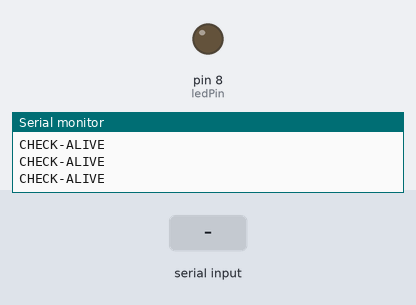
A sketch run on a simulated Arduino Uno, built with avr-gcc and run on an emulated ATmega328P. Shown: output pins drawn as LEDs (lit = HIGH), the last lines printed to the serial monitor. The inputs (shaded band) are chosen by the test bench.

Above: at 1.2 s.
1.3 s: "VERIFY-ALIVE\n" received over Serial
2.8 s: "turn led on\n" received over Serial
At 3.9 s:
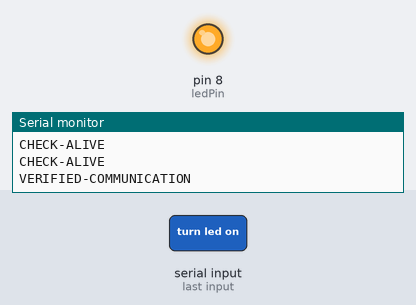
4.3 s: "turn led off\n" received over Serial
At 5.1 s:
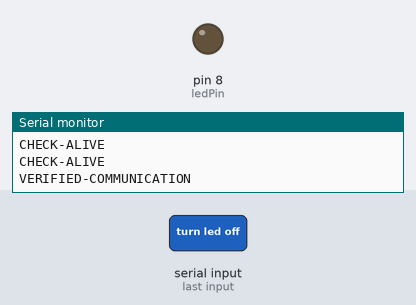
Timing chart, 0 to 7.3 s (numbered marks = the images above; inputs shaded):
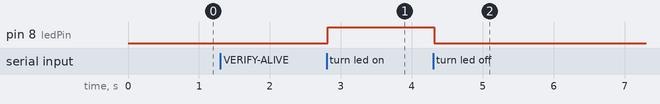

Measured:
- after the input at 2.8 s, pin 8 (ledPin): LOW → HIGH at once
- after the input at 4.3 s, pin 8 (ledPin): HIGH → LOW at once

The sketch:

communication.ino
```cpp
#include "./Protocol.h"

int buttonPressed = 0;
int lastButtonState = 0;
int readingButtonState = 0;
unsigned long lastDebounceTime = 0;
unsigned long debounceDelay = 50;
int buttonPin = 7;
int ledPin = 8;

Protocol prot;
void setup()
{
  Serial.begin(9600);
  pinMode(ledPin, OUTPUT);
}

void loop()
{
  digitalWrite(ledPin, prot.ledOn);
  prot.SendAlive();
  prot.HandleRead();
  //checkButtonPress();
}

void checkButtonPress()
{
  readingButtonState = digitalRead(buttonPin);

  if ((millis() - lastDebounceTime) > debounceDelay)
  {
    if (readingButtonState != lastButtonState && readingButtonState == 1)
    {
      buttonPressed++;
      lastDebounceTime = millis();
    }
  }

  lastButtonState = readingButtonState;
  if (buttonPressed > 0)
  {
    prot.Send("button was pressed");
    buttonPressed--;
  }
}
```

Protocol.cpp
```cpp
#include "Arduino.h"
#include "Protocol.h"

void Protocol::Send(String s)
{
  Serial.println(s);
}

void Protocol::Read()
{
  String readString = Serial.readStringUntil(10);
  this->readString = readString;
}

void Protocol::SendAlive()
{
  if (millis() - this->lastAliveMessage >= this->diffBetweenAliveMessages || (this->isAlive == false && millis() - this->lastAliveMessage >= this->diffBetweenAliveMessages / 100))
  {
    if (this->hasSentAliveYet == false)
    {
      this->isAlive = false;
    }
    this->Send("CHECK-ALIVE");
    this->lastAliveMessage = millis();
    this->hasSentAliveYet = false;
  }
}

void Protocol::HandleRead()
{
  if (Serial.available() > 0)
  {
    this->Read();
    if (this->isAlive == true)
    {
      if (this->readString.equals("turn led on"))
      {
        this->TurnLedOn();
      }
      else if (this->readString.equals("turn led off"))
      {
        this->TurnLedOff();
      }
      else if (this->hasSentAliveYet = false && this->readString.equals("VERIFY-ALIVE"))
      {
        this->hasSentAliveYet = true;
        this->Send("VERIFIED-COMMUNICATION");
      }
    }
    else
    {
      if (this->readString.equals("VERIFY-ALIVE"))
      {
        this->isAlive = true;
        this->hasSentAliveYet = true;
        this->Send("VERIFIED-COMMUNICATION");
      }
    }
  }
}

void Protocol::TurnLedOn()
{
  this->ledOn = 1;
}

void Protocol::TurnLedOff()
{
  this->ledOn = 0;
}

void Protocol::SendButtonPressed()
{
  this->Send("button was pressed");
}
```

Protocol.h
```cpp
/*
    Lets you communicate with a raspberry pi
*/

#include "Arduino.h"
#ifndef Protocol_h
#define Protocol_h
class Protocol
{
  public:
    unsigned long lastAliveMessage = 0;
    int diffBetweenAliveMessages = 5000;
    bool isAlive = false;
    bool hasSentAliveYet = false;
    int ledOn = 0;
    String readString = String();
    void SendAlive();
    void Send(String s);
    void Read();
    void TurnLedOff();
    void TurnLedOn();
    void SendButtonPressed();
    void HandleRead();
};
#endif
```
